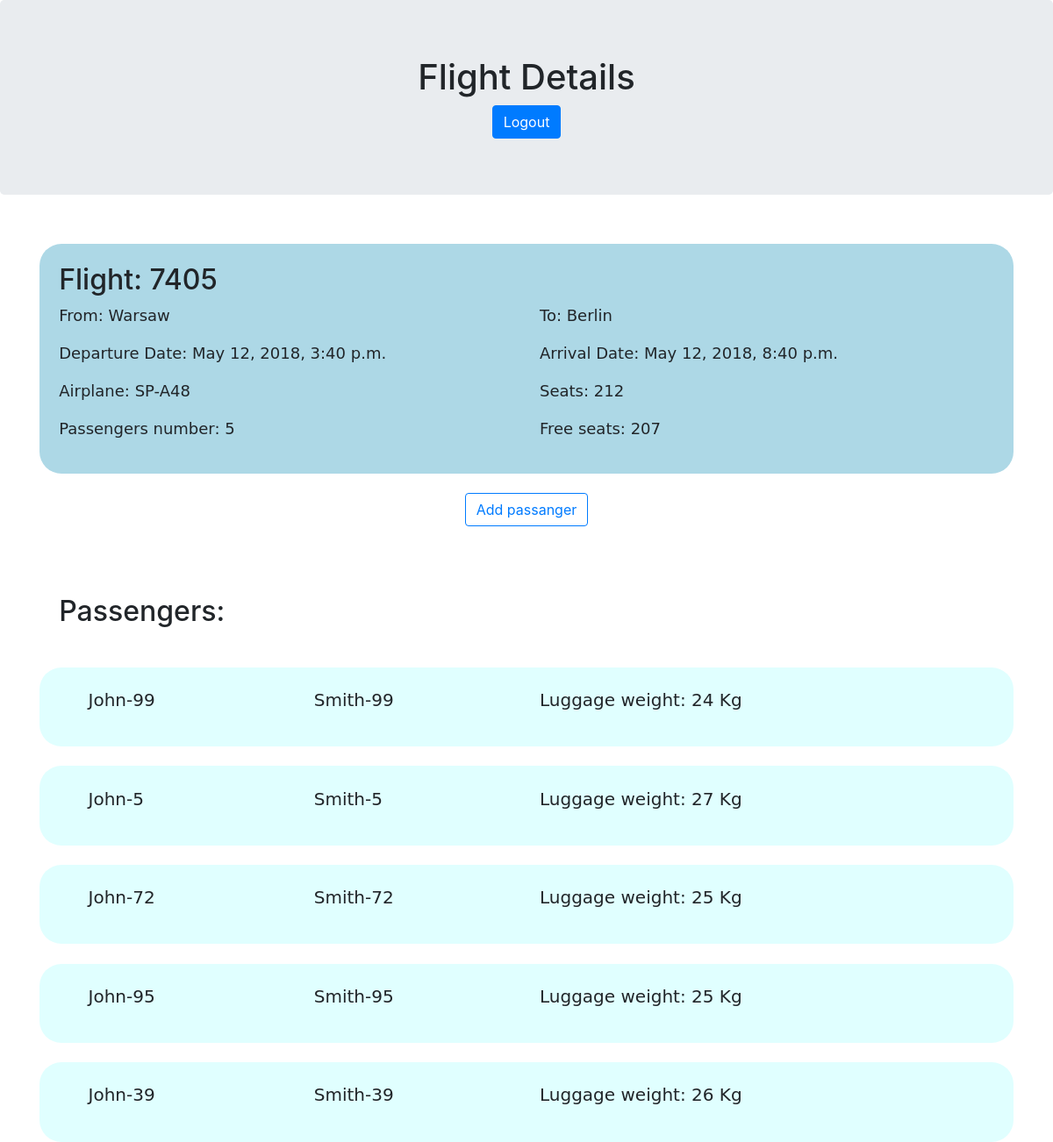
Page /airlinemanager/flights/7405 (signed in) on the committed database.
### flightmanager/models.py (models this page shows, shortened)
class Flight(models.Model):
    departure_date = models.DateTimeField()
    arrival_date = models.DateTimeField()
    departure_airport = models.CharField(max_length=20)
    arrival_airport = models.CharField(max_length=20)
    airplane = models.ForeignKey(Airplane, on_delete=models.CASCADE)

class Airplane(models.Model):
    registration_number = models.CharField(max_length=10)
    seat_number = models.IntegerField(validators=[MaxValueValidator(615), MinValueValidator(1)])

class Ticket(models.Model):
    flight = models.ForeignKey(Flight, on_delete=models.CASCADE)
    passenger = models.ForeignKey(Passanger, on_delete=models.CASCADE)
    luggage_weight = models.IntegerField(validators=[MaxValueValidator(30), MinValueValidator(0)])

class Passanger(models.Model):
    name = models.CharField(max_length=50)
    surname = models.CharField(max_length=50)

### flightmanager/views.py (the view)
# urls.py: path('flights/<int:flight_id>', views.flight_details, name='flight_details'),
@login_required
def flight_details(request, flight_id):
    flight = get_object_or_404(Flight, pk=flight_id)
    free_seats = flight.airplane.seat_number - flight.ticket_set.count()
    tickets = flight.ticket_set.all()
    context = {'flight': flight, 'is_user_authenticated': request.user.is_authenticated,
               'free_seats': free_seats, 'tickets': tickets}
    return render(request, 'flightmanager/flight_details.html', context)

### flightmanager/templates/flightmanager/flight_details.html (shortened to what this page needs)
<!DOCTYPE html>
<html lang="en">
<head>
    <link rel="stylesheet" href="https://maxcdn.bootstrapcdn.com/bootstrap/4.1.0/css/bootstrap.min.css">
    {% load static %}
    <link rel="stylesheet" type="text/css" href="{% static 'flightmanager/flight_details.css' %}" />
</head>
<body>
<div class="jumbotron text-center">
    <h1>Flight Details</h1>
    {% if is_user_authenticated %}
        <button type="button" onclick="location.href='{% url 'flightmanager:logout' %}'"
          class="btn btn-primary">Logout</button>
    {% endif %}
</div>
<div class="container" >
    <div id="flight-info" >
        <div class="row">
          <div class="col-sm-6">
            <h2>Flight: {{ flight.id }}</h2>
          </div>
        </div>
        <div class="row">
            <div class="col-sm-6">
                <p>From: {{ flight.departure_airport }}</p>
                <p>Departure Date: {{ flight.departure_date }}</p>
            </div>
            <div class="col-sm-6">
                <p>To: {{ flight.arrival_airport }}</p>
                <p>Arrival Date: {{ flight.arrival_date }}</p>
            </div>
        </div>
        <div class="row">
            <div class="col-sm-6">
                <p>Airplane: {{ flight.airplane.registration_number }}</p>
            </div>
            <div class="col-sm-6">
                <p>Seats: {{ flight.airplane.seat_number }}</p>
            </div>
        </div>
        <div class="row">
            <div class="col-sm-6">
                <p>Passengers number: {{ flight.ticket_set.count }}</p>
            </div>
            <div class="col-sm-6">
                <p>Free seats: {{ free_seats }}</p>
            </div>
        </div>
    </div>
    <div class="text-center">
        <button id="add-passenger-button" type="button"
            onclick="location.href='{% url 'flightmanager:add_passanger_form' flight.id %}' "
            class="btn btn-outline-primary center-block">Add passanger</button>
    </div>
    <h2 id="passengers-header" >Passengers:</h2>
    {% for ticket in tickets %}
    <div class="passenger-info" >
        <div class="row">
            <div class="col-sm-3">
                <p class="passenger-info-text">{{ ticket.passenger.name }}</p>
            </div>
            <div class="col-sm-3">
                <p class="passenger-info-text">{{ ticket.passenger.surname }}</p>
            </div>
            <div class="col-sm-6">
                <p class="passenger-info-text">Luggage weight: {{ ticket.luggage_weight }} Kg</p>
            </div>
        </div>
    </div>
    {% endfor %}
</div>
</body>
</html>

### flightmanager/static/flightmanager/flight_details.css (style rules this page uses)
#flight-info { margin-top: 5%; background-color: lightblue; padding: 2%; border-radius: 25px; }
p { font-size: 18px; font-family: "DejaVu Sans"; }
.passenger-info-text { font-size: 20px; font-family: "DejaVu Sans"; }
#add-passenger-button { margin-top: 2%; }
#passengers-header { margin-top: 5%; padding: 2%; }
.passenger-info { margin-top: 2%; background-color: lightcyan; padding: 2%; padding-left: 5%; padding-right: 5%; border-radius: 25px; }

### rows in the picture
Flight: id "7405", departure_airport "Warsaw", departure_date "May 12, 2018, 3:40 p.m.", arrival_airport "Berlin", arrival_date "May 12, 2018, 8:40 p.m.", airplane.registration_number "SP-A48", airplane.seat_number "212", ticket_set.count "5"
Ticket: passenger.name "John-99", passenger.surname "Smith-99", luggage_weight "24"
Ticket: passenger.name "John-5", passenger.surname "Smith-5", luggage_weight "27"
Ticket: passenger.name "John-72", passenger.surname "Smith-72", luggage_weight "25"
Ticket: passenger.name "John-95", passenger.surname "Smith-95", luggage_weight "25"
Ticket: passenger.name "John-39", passenger.surname "Smith-39", luggage_weight "26"

### other values in the picture
{{ free_seats }} "207"
